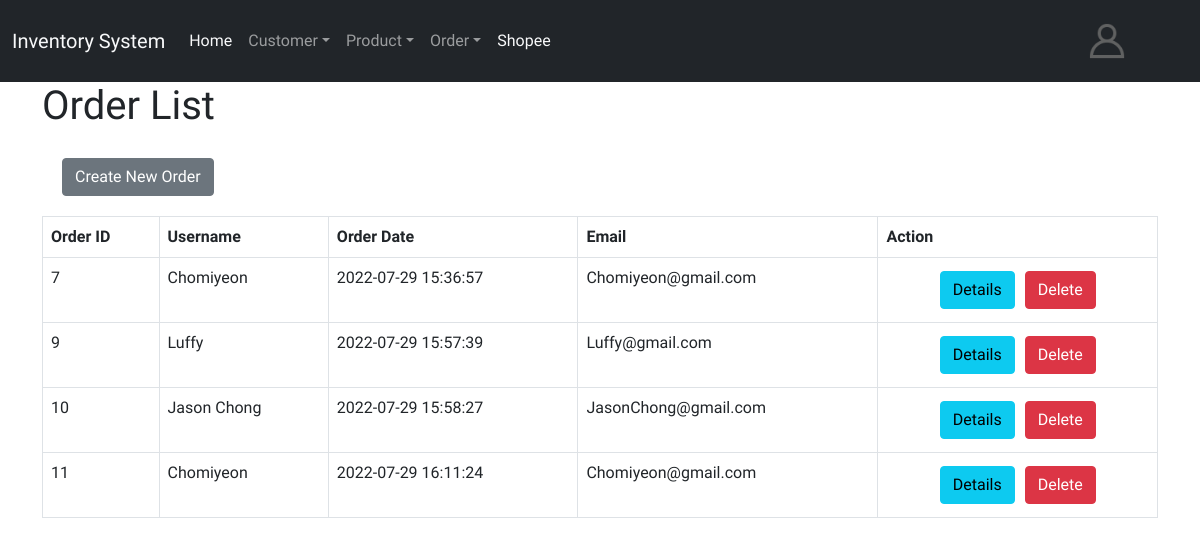
The page /FYP/order_read.php (signed in) on the database its author committed.
### tables this page shows
CREATE TABLE `order_summary` (
  `order_id` int(15) NOT NULL,
  `username` varchar(15) NOT NULL,
  `order_date` datetime NOT NULL DEFAULT current_timestamp() ON UPDATE current_timestamp()
);

CREATE TABLE `customer` (
  `username` varchar(15) NOT NULL,
  `email` varchar(30) NOT NULL,
  `first_name` varchar(30) DEFAULT NULL,
  `last_name` varchar(30) DEFAULT NULL
);

### FYP/config/database.php (called while the page is built, shortened)
<?php
$username = "wanhaoxin";
?>

### FYP/order_read.php (the view, shortened to what this page needs)
<?php
include 'config/navbar.php';
?>
<head>
    <link href="https://cdn.jsdelivr.net/npm/bootstrap@5.0.1/dist/css/bootstrap.min.css" rel="stylesheet">
</head>
<div class="container">
    <div class="page-header">
        <h1>Order List</h1>
    </div>
    <?php
    include 'config/database.php';
    $query = "SELECT order_summary.order_id, order_summary.username, customer.email, order_summary.order_date FROM order_summary  INNER JOIN customer ON order_summary.username= customer.username ORDER BY order_id ";
    $stmt = $con->prepare($query);
    $stmt->execute();
    $num = $stmt->rowCount();
    echo "<a href='order_create.php' class='button1 btn btn-secondary m-b-1em'>Create New Order</a>";
    if ($num > 0) {
        echo "<table class='table table-hover table-responsive table-bordered'>";
        echo "<tr>";
        echo "<th>Order ID</th>";
        echo "<th>Username</th>";
        echo "<th>Order Date</th>";
        echo "<th>Email</th>";
        echo "<th>Action</th>";
        echo "</tr>";
        while ($row = $stmt->fetch(PDO::FETCH_ASSOC)) {
            extract($row);
            echo "<tr>";
            echo "<td>{$order_id}</td>";
            echo "<td>{$username}</td>";
            echo "<td>{$order_date}</td>";
            echo "<td>{$email}</td>";
            echo "<td class='text-center'>";
            echo "<a href='order_read_one.php?id={$order_id}' class='details btn btn-info m-r-1em'>Details</a>";
            echo "<button onclick='myFunction_delete({$order_id})' class='details btn btn-danger'>Delete</a>";
            echo "</td>";
            echo "</tr>";
        }
        echo "</table>";
    } else {
        echo "<div class='alert alert-danger'>No records found.</div>";
    }
    ?>
</div>
</body>
</html>

### FYP/config/navbar.php (shortened to what this page needs)
<!DOCTYPE HTML>
<html>
<head>
</head>
<body>
    <?php
    include 'config/database.php';
    if (filter_var($username, FILTER_VALIDATE_EMAIL)) {
        $query = 'SELECT * from admin WHERE email= ?';
    } else {
        $query = 'SELECT * FROM admin WHERE username=?';
    }
    $stmt = $con->prepare($query);
    $stmt->bindParam(1, $_SESSION['username']);
    $stmt->execute();
    $row = $stmt->fetch(PDO::FETCH_ASSOC);
    ?>
    <nav class="navbar navbar-expand-lg navbar-dark navbar-md-light bg-dark">
        <div class="container-fluid">
            <a class="navbar-brand text-light" href="home.php">Inventory System</a>
            <div class="collapse navbar-collapse" id="navbarSupportedContent">
                <ul class="navbar-nav me-auto mb-2 mb-lg-0">
                    <li class="nav-item">
                        <a class="nav-link active text-light" aria-current="page" href="home.php">Home</a>
                    </li>
                    <li class="nav-item dropdown">
                        <a class="nav-link dropdown-toggle" href="#" id="navbarDropdownMenuLink1" role="button" data-bs-toggle="dropdown" aria-expanded="false">Customer</a>
                    </li>
                    <li class="nav-item dropdown">
                        <a class="nav-link dropdown-toggle" href="#" id="navbarDropdownMenuLink" role="button" data-bs-toggle="dropdown" aria-expanded="false">Product</a>
                    </li>
                    <li class="nav-item dropdown">
                        <a class="nav-link dropdown-toggle" href="#" id="navbarDropdownMenuLink2" role="button" data-bs-toggle="dropdown" aria-expanded="false">Order</a>
                    <li class="nav-item">
                        <a class="nav-link active text-light" aria-current="page" href="https://shopee.com.my/shoe_life" target="_blank">Shopee</a>
                    </li>
                    </li>
                </ul>
                <div class="collapse navbar-collapse d-flex justify-content-end me-5" id="navbarSupportedContent">
                    <ul class="navbar-nav">
                        <li class="nav-item dropdown d-flex">
                            <a class="nav-link" href="#" id="navbarDropdownMenuLink2" role="button" data-bs-toggle="dropdown" aria-expanded="false">
                                <?php
                                if ($row['customer_img'] == '') {
                                    echo '<td><img src="cus_img/noimg.png" width="50px" height="50px"></td>';
                                } else {
                                    echo '<td><img src="cus_img/' . $customer_img . '"width="50px" height="50px" class="rounded-circle ms-3"></td>';
                                }
                                ?>
                            </a>
                        </li>
                    </ul>
                </div>
            </div>
        </div>
    </nav>

### FYP/config/navbar.php (style rules this page uses)
body { font-family: 'Mochiy Pop One', sans-serif; }

### FYP/order_read.php (style rules this page uses)
body { font-family: 'Mochiy Pop One', sans-serif; }
.button1 { margin: 20px; }
.details { margin: 5px; }

### rows shown on the page
order_summary: order_id "7", username "Chomiyeon", order_date "2022-07-29 15:36:57", username.email "Chomiyeon@gmail.com"
order_summary: order_id "9", username "Luffy", order_date "2022-07-29 15:57:39", username.email "Luffy@gmail.com"
order_summary: order_id "10", username "Jason Chong", order_date "2022-07-29 15:58:27", username.email "JasonChong@gmail.com"
order_summary: order_id "11", username "Chomiyeon", order_date "2022-07-29 16:11:24", username.email "Chomiyeon@gmail.com"
